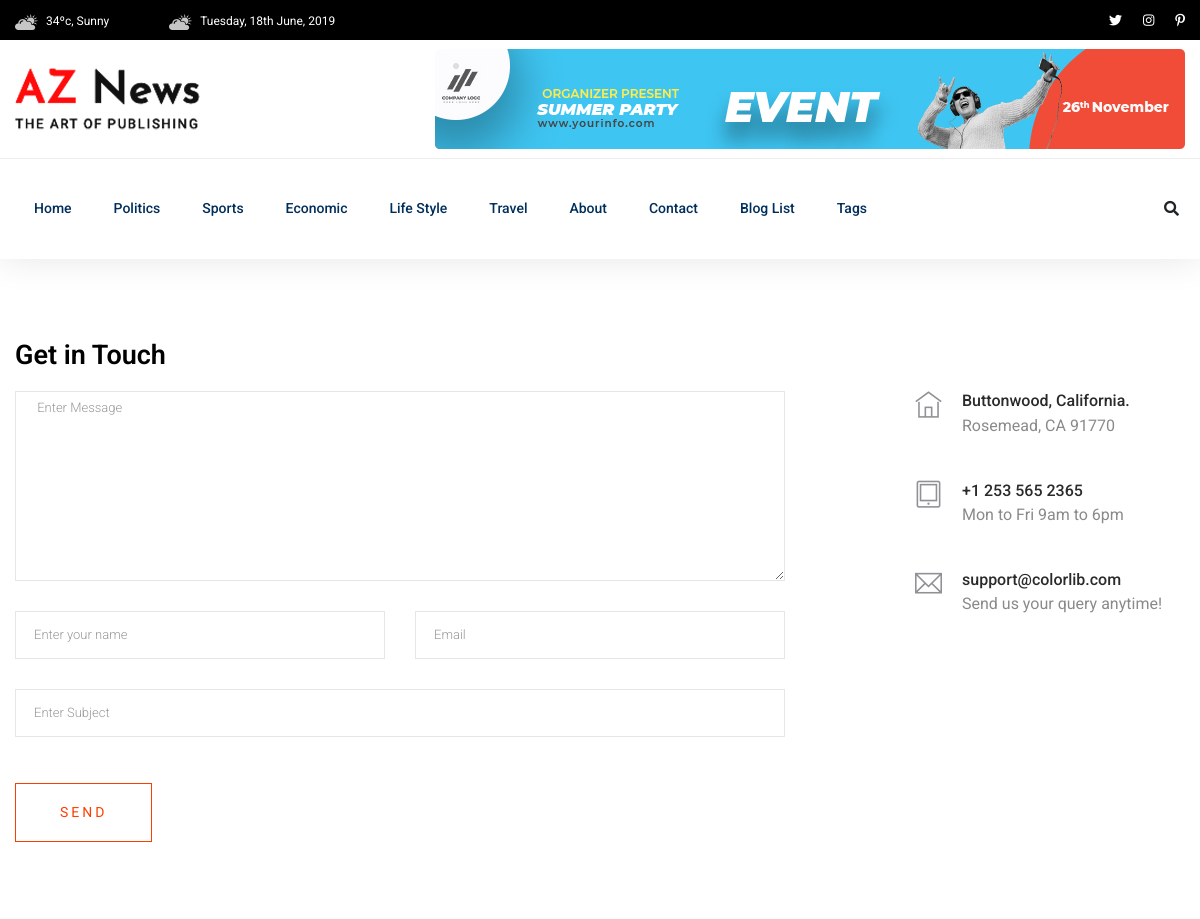
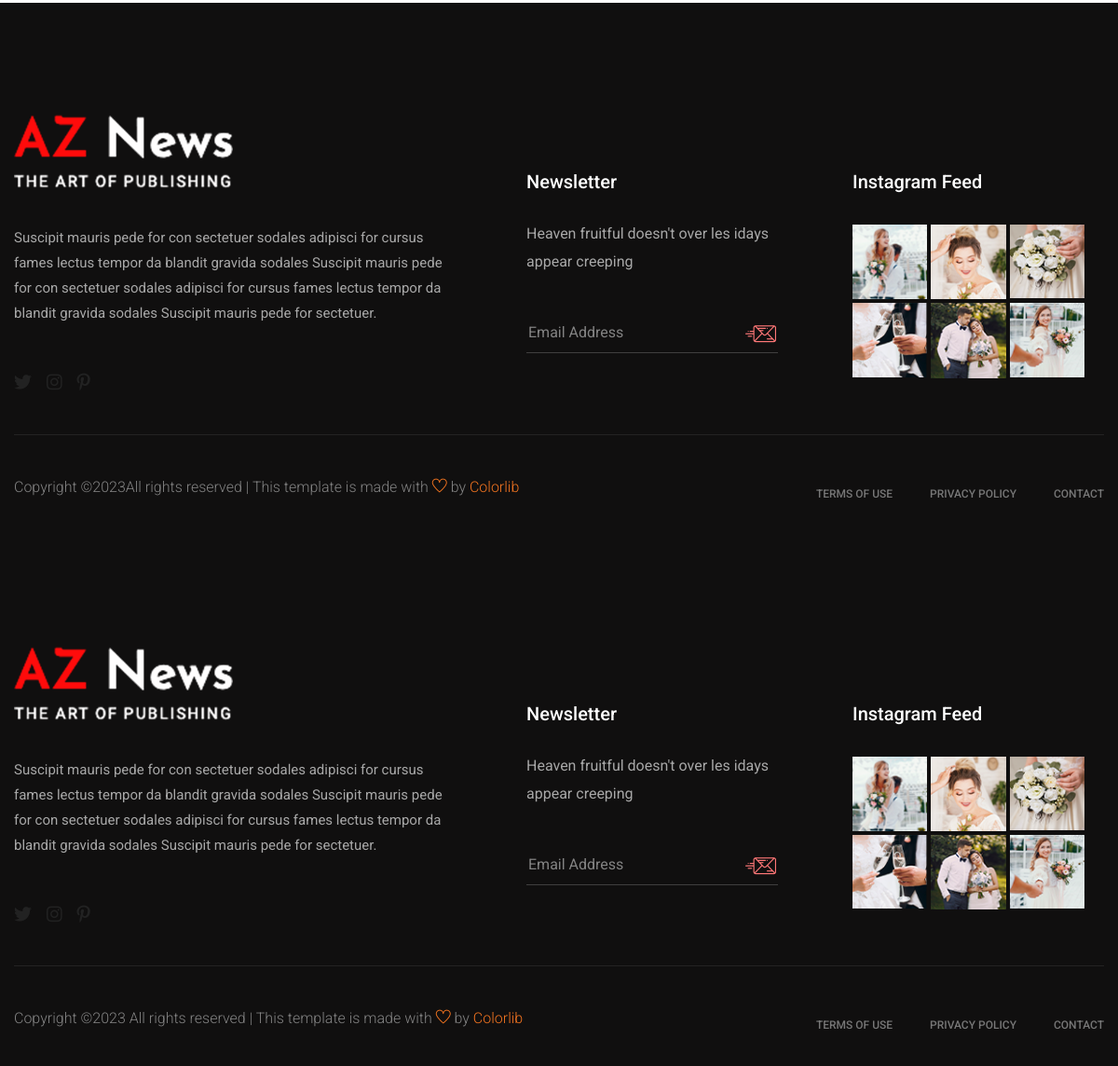
Page /contact/ on the committed database (2 pictures, top to bottom).
### newspaper/models.py (models this page shows, shortened)
class TimeStampModel(models.Model):
    created_at = models.DateTimeField(auto_now_add=True)
    updated_at = models.DateTimeField(auto_now=True)
    class Meta:
        abstract = True # This means do not create a table for this model

class Category(TimeStampModel):
    name = models.CharField(max_length=20)

### newspaper/views.py (the view, shortened to what this page needs)
# urls.py: path("contact/", views.ContactView.as_view(), name="contact"),
class ContactView(View):
    template_name = "aznews/contact.html"
    def get(self, request, *args, **kwargs):
        return render(request, self.template_name)

### newspaper/navigation.py (called while the page is built)
def navigation(request):
    categories = Category.objects.all()[:5]
    tags = Tag.objects.all()[:10]
    scrolling_post = Post.objects.filter(
        status='active', published_at__isnull=False).order_by('-published_at', '-views_count')[:5]
    return {"categories": categories, "tags": tags, "scrolling_post": scrolling_post}

### templates/aznews/contact.html (shortened to what this page needs)
{% extends 'aznews/base.html' %}
{% load static %}
{% block content %}
  <section class="contact-section">
    <div class="container">
      <div class="row">
        <div class="col-12">
          <h2 class="contact-title">Get in Touch</h2>
        </div>
        <div class="col-lg-8">
          <form class="form-contact contact_form" action="" method="post" id="contactForm" novalidate="novalidate">
            <div class="row">
              <div class="col-12">
                <div class="form-group">
                  <textarea class="form-control w-100" name="message" id="message" cols="30" rows="9" onfocus="this.placeholder = ''" onblur="this.placeholder = 'Enter Message'" placeholder=" Enter Message">{{ form.message.value }}</textarea>
                </div>
              </div>
              <div class="col-sm-6">
                <div class="form-group">
                  <input class="form-control valid" name="name" id="name" type="text" onfocus="this.placeholder = ''" onblur="this.placeholder = 'Enter your name'" placeholder="Enter your name" value="{{ form.name.value }}" />
                </div>
              </div>
              <div class="col-sm-6">
                <div class="form-group">
                  <input class="form-control valid" name="email" id="email" type="email" onfocus="this.placeholder = ''" onblur="this.placeholder = 'Enter email address'" placeholder="Email" value="{{ form.email.value }}" />
                </div>
              </div>
              <div class="col-12">
                <div class="form-group">
                  <input class="form-control" name="subject" id="subject" type="text" onfocus="this.placeholder = ''" onblur="this.placeholder = 'Enter Subject'" placeholder="Enter Subject" value="{{ form.subject.value }}" />
                </div>
              </div>
            </div>
            <div class="form-group mt-3">
              <button type="submit" class="button button-contactForm boxed-btn">Send</button>
            </div>
          </form>
        </div>
        <div class="col-lg-3 offset-lg-1">
          <div class="media contact-info">
            <span class="contact-info__icon"><i class="ti-home"></i></span>
            <div class="media-body">
              <h3>Buttonwood, California.</h3>
              <p>Rosemead, CA 91770</p>
            </div>
          </div>
          <div class="media contact-info">
            <span class="contact-info__icon"><i class="ti-tablet"></i></span>
            <div class="media-body">
              <h3>+1 253 565 2365</h3>
              <p>Mon to Fri 9am to 6pm</p>
            </div>
          </div>
          <div class="media contact-info">
            <span class="contact-info__icon"><i class="ti-email"></i></span>
            <div class="media-body">
              <h3>support@colorlib.com</h3>
              <p>Send us your query anytime!</p>
            </div>
          </div>
        </div>
      </div>
    </div>
  </section>
  <footer>
    <div class="footer-area footer-padding fix">
      <div class="container">
        <div class="row d-flex justify-content-between">
          <div class="col-xl-5 col-lg-5 col-md-7 col-sm-12">
            <div class="single-footer-caption">
              <div class="single-footer-caption">
                <div class="footer-logo">
                  <a href="index.html"><img src="assets/img/logo/logo2_footer.png" alt="" /></a>
                </div>
                <div class="footer-tittle">
                  <div class="footer-pera">
                    <p>Suscipit mauris pede for con sectetuer sodales adipisci for cursus fames lectus tempor da blandit gravida sodales Suscipit mauris pede for con sectetuer sodales adipisci for cursus fames lectus tempor da blandit gravida sodales Suscipit mauris pede for sectetuer.</p>
                  </div>
                </div>
                <div class="footer-social">
                  <a href="#"><i class="fab fa-twitter"></i></a>
                  <a href="#"><i class="fab fa-instagram"></i></a>
                  <a href="#"><i class="fab fa-pinterest-p"></i></a>
                </div>
              </div>
            </div>
          </div>
          <div class="col-xl-3 col-lg-3 col-md-4 col-sm-6">
            <div class="single-footer-caption mt-60">
              <div class="footer-tittle">
                <h4>Newsletter</h4>
                <p>Heaven fruitful doesn't over les idays appear creeping</p>
                <div class="footer-form">
                  <div id="mc_embed_signup">
                    <form target="_blank" action="https://spondonit.us12.list-manage.com/subscribe/post?u=1462626880ade1ac87bd9c93a&amp;id=92a4423d01" method="get" class="subscribe_form relative mail_part">
                      <input type="email" name="email" id="newsletter-form-email" placeholder="Email Address" class="placeholder hide-on-focus" onfocus="this.placeholder = ''" onblur="this.placeholder = ' Email Address '" />
                      <div class="form-icon">
                        <button type="submit" name="submit" id="newsletter-submit" class="email_icon newsletter-submit button-contactForm"><img src="assets/img/logo/form-iocn.png" alt="" /></button>
                      </div>
                    </form>
                  </div>
                </div>
              </div>
            </div>
          </div>
          <div class="col-xl-3 col-lg-3 col-md-5 col-sm-6">
            <div class="single-footer-caption mb-50 mt-60">
              <div class="footer-tittle">
                <h4>Instagram Feed</h4>
              </div>
              <div class="instagram-gellay">
                <ul class="insta-feed">
                  <li>
                    <a href="#"><img src="assets/img/post/instra1.jpg" alt="" /></a>
                  </li>
                  <li>
                    <a href="#"><img src="assets/img/post/instra2.jpg" alt="" /></a>
                  </li>
                  <li>
                    <a href="#"><img src="assets/img/post/instra3.jpg" alt="" /></a>
                  </li>
                  <li>
                    <a href="#"><img src="assets/img/post/instra4.jpg" alt="" /></a>
                  </li>
                  <li>
                    <a href="#"><img src="assets/img/post/instra5.jpg" alt="" /></a>
                  </li>
                  <li>
                    <a href="#"><img src="assets/img/post/instra6.jpg" alt="" /></a>
                  </li>
                </ul>
              </div>
            </div>
          </div>
        </div>
      </div>
    </div>
    <div class="footer-bottom-area">
      <div class="container">
        <div class="footer-border">
          <div class="row d-flex align-items-center justify-content-between">
            <div class="col-lg-6">
              <div class="footer-copy-right">
                <p>
                  Copyright &copy;All rights reserved | This template is made with <i class="ti-heart" aria-hidden="true"></i> by <a href="https://colorlib.com" target="_blank">Colorlib</a>
                </p>
              </div>
            </div>
            <div class="col-lg-6">
              <div class="footer-menu f-right">
                <ul>
                  <li>
                    <a href="#">Terms of use</a>
                  </li>
                  <li>
                    <a href="#">Privacy Policy</a>
                  </li>
                  <li>
                    <a href="#">Contact</a>
                  </li>
                </ul>
              </div>
            </div>
          </div>
        </div>
      </div>
    </div>
  </footer>
{% endblock %}

### templates/aznews/header/header.html (shortened to what this page needs)
{% load static %}
<header>
    <div class="header-area">
        <div class="main-header ">
            <div class="header-top black-bg d-none d-md-block">
                <div class="container">
                    <div class="col-xl-12">
                        <div class="row d-flex justify-content-between align-items-center">
                            <div class="header-info-left">
                                <ul>
                                    <li><img src="{% static 'aznews/assets/img/icon/header_icon1.png' %}" alt="">34ºc, Sunny </li>
                                    <li><img src="{% static 'aznews/assets/img/icon/header_icon1.png' %}" alt="">Tuesday, 18th June, 2019
                                    </li>
                                </ul>
                            </div>
                            <div class="header-info-right">
                                <ul class="header-social">
                                    <li><a href="#"><i class="fab fa-twitter"></i></a></li>
                                    <li><a href="#"><i class="fab fa-instagram"></i></a></li>
                                    <li> <a href="#"><i class="fab fa-pinterest-p"></i></a></li>
                                </ul>
                            </div>
                        </div>
                    </div>
                </div>
            </div>
            <div class="header-mid d-none d-md-block">
                <div class="container">
                    <div class="row d-flex align-items-center">
                        <div class="col-xl-3 col-lg-3 col-md-3">
                            <div class="logo">
                                <a href="/"><img src="{% static 'aznews/assets/img/logo/logo.png' %}" alt=""></a>
                            </div>
                        </div>
                        <div class="col-xl-9 col-lg-9 col-md-9">
                            <div class="header-banner f-right ">
                                <img src="{% static 'aznews/assets/img/hero/header_card.jpg' %}" alt="">
                            </div>
                        </div>
                    </div>
                </div>
            </div>
            <div class="header-bottom header-sticky">
                <div class="container">
                    <div class="row align-items-center">
                        <div class="col-xl-10 col-lg-10 col-md-12 header-flex">
                            <div class="main-menu d-none d-md-block">
                                <nav>
                                    <ul id="navigation">
                                        <li><a href="/">Home</a></li>
                                        {% for category in categories %}
                                        <li><a href="{% url 'post-by-category' category.pk %}">{{category.name}}</a></li>
                                        {% endfor %}
                                        <li><a href="{% url 'about' %}">About</a></li>
                                        <li><a href="{% url 'contact' %}">Contact</a></li>
                                        <li><a href="{% url 'post-list' %}">Blog List</a></li>
                                        <li><a href="#">Tags</a>
                                        </li>
                                    </ul>
                                </nav>
                            </div>
                        </div>
                        <div class="col-xl-2 col-lg-2 col-md-4">
                            <div class="header-right-btn f-right d-none d-lg-block">
                                <i class="fas fa-search special-tag"></i>
                            </div>
                        </div>
                        <div class="col-12">
                        </div>
                    </div>
                </div>
            </div>
        </div>
    </div>
</header>

### rows in the picture
Category: name "Politics"
Category: name "Sports"
Category: name "Economic"
Category: name "Life Style"
Category: name "Travel"
